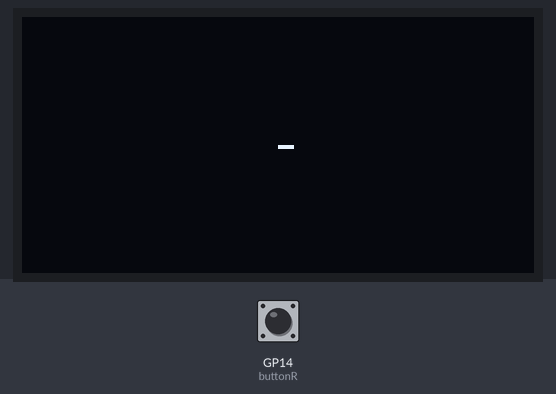
Simulated run of this program. Board: Raspberry Pi Pico running MicroPython. On the bench: 128×64 one-colour display. The test bench sets the inputs (shaded band); at power-on: GP14 (buttonR) HIGH.

Above: at 1.4 s.
1.5 s: GP14 (buttonR) pulled LOW for 3.2 s
6.2 s: GP14 (buttonR) pulled LOW for 0.3 s
8.3 s: GP14 (buttonR) pulled LOW for 1 s
At 9.7 s:
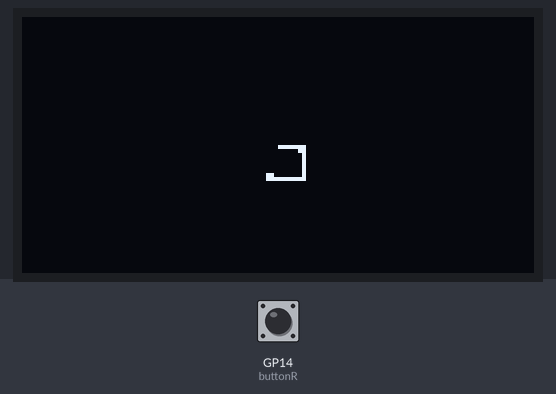
10.8 s: GP14 (buttonR) pulled LOW for 0.3 s
At 13.57 s:
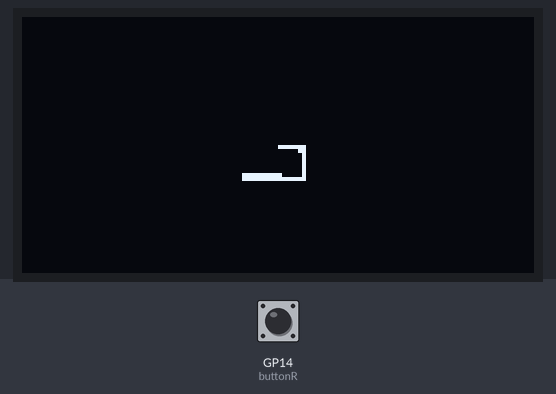
Timing chart, 0 to 13.8 s (numbered marks = the images above; inputs shaded):
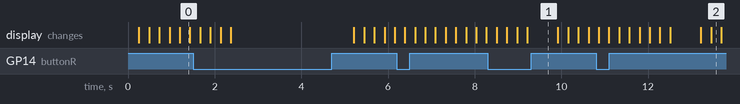

The program:

27_OLED_snake2.py
```python
from machine import Pin, I2C
from ssd1306 import SSD1306_I2C#with package micropython-ssd1306
from time import sleep

i2c=I2C(0,sda=Pin(16), scl=Pin(17), freq=40000)
oled = SSD1306_I2C(128, 64, i2c)
buttonR = machine.Pin(14, machine.Pin.IN, machine.Pin.PULL_UP)#press = 0 , unpress = 1
buttonL = machine.Pin(13, machine.Pin.IN, machine.Pin.PULL_UP)

oled.fill(0)

global x ,y
x = 64
y = 32
button_caculation = 0

while True:
    if buttonR.value() == 0:button_caculation = button_caculation + 1
    if x > 128: x =0
    if x <0: x = 128
    if y > 64 : y =0
    if y <0 : y = 64
    if button_caculation % 4 == 0:
        oled.pixel(x,y,1)
        x = x + 1
        oled.show()
    if button_caculation % 4 == 1:
        oled.pixel(x,y,1)
        y = y + 1
        oled.show()
    if button_caculation % 4 == 2:
        oled.pixel(x,y,1)
        x = x - 1
        oled.show()
    if button_caculation % 4 == 3:
        oled.pixel(x,y,1)
        y = y - 1
        oled.show()
    #print(button_caculation,x,y)
```
